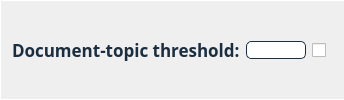
                                <widget class="QFrame" name="frame_doc_top_thr_lda">
                                 <property name="styleSheet">
                                  <string notr="true">border-bottom: 0.5px solid #FFFFFF;
border-left: 0.5px solid #FFFFFF;
border-top: 0.5px solid #FFFFFF;
</string>
                                 </property>
                                 <property name="frameShape">
                                  <enum>QFrame::StyledPanel</enum>
                                 </property>
                                 <property name="frameShadow">
                                  <enum>QFrame::Plain</enum>
                                 </property>
                                 <layout class="QHBoxLayout" name="horizontalLayout_80">
                                  <item>
                                   <widget class="QLabel" name="label_doc_top_thr_lda">
                                    <property name="sizePolicy">
                                     <sizepolicy hsizetype="Minimum" vsizetype="Preferred">
                                      <horstretch>0</horstretch>
                                      <verstretch>0</verstretch>
                                     </sizepolicy>
                                    </property>
                                    <property name="maximumSize">
                                     <size>
                                      <width>16777215</width>
                                      <height>16777215</height>
                                     </size>
                                    </property>
                                    <property name="font">
                                     <font>
                                      <family>Avenir</family>
                                      <pointsize>13</pointsize>
                                      <weight>75</weight>
                                      <italic>false</italic>
                                      <bold>true</bold>
                                     </font>
                                    </property>
                                    <property name="toolTip">
                                     <string>&lt;html&gt;&lt;head/&gt;&lt;body&gt;&lt;p&gt;&lt;span style=&quot; font-weight:400;&quot;&gt;Threshold for topic activation in a document (mallet training).&lt;/span&gt;&lt;/p&gt;&lt;/body&gt;&lt;/html&gt;</string>
                                    </property>
                                    <property name="styleSheet">
                                     <string notr="true">font: 87 13pt &quot;Avenir&quot;;
color:#1A2E40;
font-weight: bold;
border:None;</string>
                                    </property>
                                    <property name="text">
                                     <string>Document-topic threshold:</string>
                                    </property>
                                   </widget>
                                  </item>
                                  <item>
                                   <widget class="QLineEdit" name="lineEdit_doc_top_thr_lda">
                                    <property name="sizePolicy">
                                     <sizepolicy hsizetype="Minimum" vsizetype="Fixed">
                                      <horstretch>0</horstretch>
                                      <verstretch>0</verstretch>
                                     </sizepolicy>
                                    </property>
                                    <property name="minimumSize">
                                     <size>
                                      <width>0</width>
                                      <height>0</height>
                                     </size>
                                    </property>
                                    <property name="maximumSize">
                                     <size>
                                      <width>60</width>
                                      <height>16777215</height>
                                     </size>
                                    </property>
                                    <property name="styleSheet">
                                     <string notr="true">QLineEdit {	
	background-color: #FFFFFF;
	font: 87 italic 12pt &quot;Avenir&quot;;
	border-radius: 5px;
	border: 1px solid #1A2E40;
	color:black;
}</string>
                                    </property>
                                   </widget>
                                  </item>
                                  <item>
                                   <widget class="QCheckBox" name="checkBox_doc_top_thr_lda">
                                    <property name="sizePolicy">
                                     <sizepolicy hsizetype="Fixed" vsizetype="Fixed">
                                      <horstretch>0</horstretch>
                                      <verstretch>0</verstretch>
                                     </sizepolicy>
                                    </property>
                                    <property name="styleSheet">
                                     <string notr="true">border:0px;</string>
                                    </property>
                                    <property name="text">
                                     <string/>
                                    </property>
                                   </widget>
                                  </item>
                                 </layout>
                                </widget>
